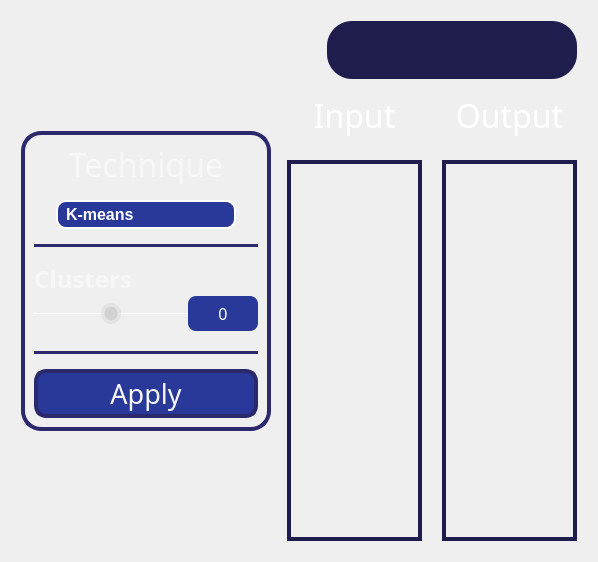
      <widget class="QWidget" name="clusterTab">
       <attribute name="title">
        <string>Clustering</string>
       </attribute>
       <layout class="QGridLayout" name="gridLayout_5">
        <item row="0" column="0">
         <layout class="QVBoxLayout" name="verticalLayout_5">
          <property name="leftMargin">
           <number>10</number>
          </property>
          <item>
           <spacer name="verticalSpacer_12">
            <property name="orientation">
             <enum>Qt::Vertical</enum>
            </property>
            <property name="sizeType">
             <enum>QSizePolicy::Maximum</enum>
            </property>
            <property name="sizeHint" stdset="0">
             <size>
              <width>20</width>
              <height>120</height>
             </size>
            </property>
           </spacer>
          </item>
          <item>
           <widget class="QFrame" name="frame_2">
            <property name="minimumSize">
             <size>
              <width>250</width>
              <height>0</height>
             </size>
            </property>
            <property name="maximumSize">
             <size>
              <width>250</width>
              <height>16777215</height>
             </size>
            </property>
            <property name="styleSheet">
             <string notr="true">QFrame{
	border-radius:20px;
	border: 4px solid rgb(43, 40, 108);
}</string>
            </property>
            <property name="frameShape">
             <enum>QFrame::StyledPanel</enum>
            </property>
            <property name="frameShadow">
             <enum>QFrame::Raised</enum>
            </property>
            <layout class="QGridLayout" name="gridLayout_4">
             <property name="sizeConstraint">
              <enum>QLayout::SetMaximumSize</enum>
             </property>
             <property name="horizontalSpacing">
              <number>6</number>
             </property>
             <item row="1" column="0">
              <layout class="QVBoxLayout" name="verticalLayout_14">
               <property name="spacing">
                <number>15</number>
               </property>
               <property name="topMargin">
                <number>10</number>
               </property>
               <item alignment="Qt::AlignHCenter">
                <widget class="QComboBox" name="clusters_comboBox">
                 <property name="minimumSize">
                  <size>
                   <width>180</width>
                   <height>0</height>
                  </size>
                 </property>
                 <property name="maximumSize">
                  <size>
                   <width>180</width>
                   <height>16777215</height>
                  </size>
                 </property>
                 <property name="styleSheet">
                  <string notr="true">QComboBox {
    border: 2px solid rgb(255, 255, 255); /* Border color for the combobox */
    border-radius: 10px;
    padding: 2px 18px 2px 8px; /* Adjust padding as needed */
    background-color: rgb(40, 57, 153); /* Background color of the combobox */
    color: #FFFFFF; /* Text color */
	font-family: &quot;Overpass&quot;, sans-serif; /* Set the desired font-family */
	font-weight:bold;
	font-size:16px;
}

QComboBox:hover {
    border: 2px solid rgb(207, 207, 207); /* Border color for the combobox */
}

QComboBox::drop-down {
    border: none;
}

QComboBox::down-arrow {
	image: url(icons/arrow-drop-down.png);
    width: 35px;
    height: 35px;
	margin-right: 20px; /* Adjust the margin-right to move the arrow to the left */
}




</string>
                 </property>
                 <item>
                  <property name="text">
                   <string>K-means</string>
                  </property>
                 </item>
                 <item>
                  <property name="text">
                   <string>Region-Growing</string>
                  </property>
                 </item>
                 <item>
                  <property name="text">
                   <string>Mean-Shift</string>
                  </property>
                 </item>
                 <item>
                  <property name="text">
                   <string>Agglomerative</string>
                  </property>
                 </item>
                </widget>
               </item>
               <item>
                <widget class="Line" name="line_3">
                 <property name="styleSheet">
                  <string notr="true">/* Line style */

  /* Set the width of the line */
  width: 20px;

  /* Set the height of the line */
  height: 5px;

  /* Set the background color of the line */
  background-color: rgb(43, 40, 108);

  /* Set the border of the line */
  border: 10px;

  /* Set the border radius of the line */
  border-radius:5px;



</string>
                 </property>
                 <property name="orientation">
                  <enum>Qt::Horizontal</enum>
                 </property>
                </widget>
               </item>
               <item>
                <layout class="QVBoxLayout" name="verticalLayout_16">
                 <property name="spacing">
                  <number>0</number>
                 </property>
                 <property name="bottomMargin">
                  <number>5</number>
                 </property>
                 <item alignment="Qt::AlignLeft">
                  <widget class="QLabel" name="clustersLabel">
                   <property name="maximumSize">
                    <size>
                     <width>16777215</width>
                     <height>40</height>
                    </size>
                   </property>
                   <property name="font">
                    <font>
                     <family>Overpass Black</family>
                     <pointsize>18</pointsize>
                     <bold>true</bold>
                    </font>
                   </property>
                   <property name="styleSheet">
                    <string notr="true">QLabel{
	color: rgb(247, 247, 247);
	border:none;
}</string>
                   </property>
                   <property name="text">
                    <string>Clusters</string>
                   </property>
                   <property name="textFormat">
                    <enum>Qt::AutoText</enum>
                   </property>
                   <property name="alignment">
                    <set>Qt::AlignCenter</set>
                   </property>
                  </widget>
                 </item>
                 <item>
                  <layout class="QHBoxLayout" name="horizontalLayout_11">
                   <item>
                    <widget class="QSlider" name="clustersSlider">
                     <property name="sizePolicy">
                      <sizepolicy hsizetype="Preferred" vsizetype="Preferred">
                       <horstretch>0</horstretch>
                       <verstretch>0</verstretch>
                      </sizepolicy>
                     </property>
                     <property name="minimumSize">
                      <size>
                       <width>100</width>
                       <height>35</height>
                      </size>
                     </property>
                     <property name="maximumSize">
                      <size>
                       <width>16777215</width>
                       <height>40</height>
                      </size>
                     </property>
                     <property name="styleSheet">
                      <string notr="true">QSlider:horizontal {
    min-height: 35%;
}
QSlider::groove:horizontal {
    height: 1px;
    background: white; 
}
QSlider::handle:horizontal {
    width: 20px;
    margin-top: -10px;
    margin-bottom: -10px;
    border-radius: 10px;
    background: qradialgradient(spread:reflect, cx:0.5, cy:0.5, radius:0.5, fx:0.5, fy:0.5, stop:0.6 rgba(210, 210, 210, 255), stop:0.7 rgba(210, 210, 210, 100));
}
QSlider::handle:horizontal:hover {
    background: qradialgradient(spread:reflect, cx:0.5, cy:0.5, radius:0.5, fx:0.5, fy:0.5, stop:0.6 rgba(255, 255, 255, 255), stop:0.7 rgba(255, 255, 255, 100));
}</string>
                     </property>
                     <property name="minimum">
                      <number>50</number>
                     </property>
                     <property name="maximum">
                      <number>250</number>
                     </property>
                     <property name="value">
                      <number>150</number>
                     </property>
                     <property name="orientation">
                      <enum>Qt::Horizontal</enum>
                     </property>
                    </widget>
                   </item>
                   <item>
                    <widget class="QLabel" name="cluster_val">
                     <property name="maximumSize">
                      <size>
                       <width>70</width>
                       <height>40</height>
                      </size>
                     </property>
                     <property name="font">
                      <font>
                       <family>Impact</family>
                       <pointsize>12</pointsize>
                      </font>
                     </property>
                     <property name="styleSheet">
                      <string notr="true">QLabel {
background-color: rgb(40, 57, 153);
border: 0;
border-radius: 8px;
color: #fff;
}</string>
                     </property>
                     <property name="frameShape">
                      <enum>QFrame::NoFrame</enum>
                     </property>
                     <property name="frameShadow">
                      <enum>QFrame::Plain</enum>
                     </property>
                     <property name="lineWidth">
                      <number>5</number>
                     </property>
                     <property name="midLineWidth">
                      <number>5</number>
                     </property>
                     <property name="text">
                      <string>0</string>
                     </property>
                     <property name="textFormat">
                      <enum>Qt::AutoText</enum>
                     </property>
                     <property name="alignment">
                      <set>Qt::AlignCenter</set>
                     </property>
                    </widget>
                   </item>
                  </layout>
                 </item>
                </layout>
               </item>
               <item>
                <widget class="Line" name="line_4">
                 <property name="styleSheet">
                  <string notr="true">/* Line style */

  /* Set the width of the line */
  width: 20px;

  /* Set the height of the line */
  height: 5px;

  /* Set the background color of the line */
  background-color: rgb(43, 40, 108);

  /* Set the border of the line */
  border: 10px;

  /* Set the border radius of the line */
  border-radius:5px;



</string>
                 </property>
                 <property name="orientation">
                  <enum>Qt::Horizontal</enum>
                 </property>
                </widget>
               </item>
               <item>
                <widget class="QPushButton" name="applyCluster">
                 <property name="enabled">
                  <bool>true</bool>
                 </property>
                 <property name="sizePolicy">
                  <sizepolicy hsizetype="Minimum" vsizetype="Fixed">
                   <horstretch>0</horstretch>
                   <verstretch>0</verstretch>
                  </sizepolicy>
                 </property>
                 <property name="minimumSize">
                  <size>
                   <width>0</width>
                   <height>0</height>
                  </size>
                 </property>
                 <property name="maximumSize">
                  <size>
                   <width>16777215</width>
                   <height>16777215</height>
                  </size>
                 </property>
                 <property name="font">
                  <font>
                   <family>Impact</family>
                   <pointsize>20</pointsize>
                   <bold>false</bold>
                  </font>
                 </property>
                 <property name="layoutDirection">
                  <enum>Qt::LeftToRight</enum>
                 </property>
                 <property name="autoFillBackground">
                  <bool>false</bool>
                 </property>
                 <property name="styleSheet">
                  <string notr="true">QPushButton{
appearance: button;
backface-visibility: hidden;
background-color: #283999;
border-radius: 12px;
border: 4px solid rgb(43, 40, 108);
box-shadow: rgba(50, 50, 93, .1) 0 0 0 1px inset,rgba(50, 50, 93, .1) 0 2px 5px 0,rgba(0, 0, 0, .07) 0 1px 1px 0;
	color: rgb(247, 247, 247);
margin-left:0;
cursor: pointer;
font-size: 100%;
height: 35px;
padding: 3px 15px;
position: relative;
text-align: center;
}
QPushButton:hover{
background-color: #3348c1;
}
QPushButton:pressed{
background-color: #1c2973;
}</string>
                 </property>
                 <property name="text">
                  <string>Apply</string>
                 </property>
                 <property name="autoDefault">
                  <bool>false</bool>
                 </property>
                </widget>
               </item>
              </layout>
             </item>
             <item row="0" column="0">
              <widget class="QLabel" name="Technique_2">
               <property name="maximumSize">
                <size>
                 <width>16777215</width>
                 <height>40</height>
                </size>
               </property>
               <property name="font">
                <font>
                 <family>Impact</family>
                 <pointsize>24</pointsize>
                 <bold>false</bold>
                </font>
               </property>
               <property name="styleSheet">
                <string notr="true">QLabel{
	color: rgb(247, 247, 247);
	border:none;
}</string>
               </property>
               <property name="text">
                <string>Technique</string>
               </property>
               <property name="textFormat">
                <enum>Qt::AutoText</enum>
               </property>
               <property name="alignment">
                <set>Qt::AlignCenter</set>
               </property>
              </widget>
             </item>
            </layout>
           </widget>
          </item>
          <item>
           <spacer name="verticalSpacer_13">
            <property name="orientation">
             <enum>Qt::Vertical</enum>
            </property>
            <property name="sizeType">
             <enum>QSizePolicy::Maximum</enum>
            </property>
            <property name="sizeHint" stdset="0">
             <size>
              <width>20</width>
              <height>120</height>
             </size>
            </property>
           </spacer>
          </item>
         </layout>
        </item>
        <item row="0" column="1">
         <layout class="QVBoxLayout" name="verticalLayout_33">
          <property name="leftMargin">
           <number>10</number>
          </property>
          <property name="topMargin">
           <number>10</number>
          </property>
          <property name="rightMargin">
           <number>10</number>
          </property>
          <property name="bottomMargin">
           <number>10</number>
          </property>
          <item>
           <layout class="QHBoxLayout" name="horizontalLayout_17">
            <item>
             <spacer name="horizontalSpacer_3">
              <property name="orientation">
               <enum>Qt::Horizontal</enum>
              </property>
              <property name="sizeHint" stdset="0">
               <size>
                <width>40</width>
                <height>20</height>
               </size>
              </property>
             </spacer>
            </item>
            <item>
             <widget class="QFrame" name="frame_13">
              <property name="minimumSize">
               <size>
                <width>250</width>
                <height>0</height>
               </size>
              </property>
              <property name="maximumSize">
               <size>
                <width>400</width>
                <height>16777215</height>
               </size>
              </property>
              <property name="styleSheet">
               <string notr="true">background-color: #1f1c4e;
border-radius:25px;</string>
              </property>
              <property name="frameShape">
               <enum>QFrame::StyledPanel</enum>
              </property>
              <property name="frameShadow">
               <enum>QFrame::Raised</enum>
              </property>
              <layout class="QGridLayout" name="gridLayout_8">
               <property name="leftMargin">
                <number>0</number>
               </property>
               <property name="rightMargin">
                <number>0</number>
               </property>
               <property name="verticalSpacing">
                <number>10</number>
               </property>
               <item row="0" column="0">
                <layout class="QHBoxLayout" name="horizontalLayout_18">
                 <property name="spacing">
                  <number>5</number>
                 </property>
                 <item>
                  <widget class="QPushButton" name="importButton2">
                   <property name="minimumSize">
                    <size>
                     <width>60</width>
                     <height>40</height>
                    </size>
                   </property>
                   <property name="maximumSize">
                    <size>
                     <width>50</width>
                     <height>70</height>
                    </size>
                   </property>
                   <property name="toolTip">
                    <string>Upload File</string>
                   </property>
                   <property name="styleSheet">
                    <string notr="true">QPushButton {
    appearance: button;
    background: rgba(74, 74, 74, 0);
    border-radius: 12px;
	
	image: url(icons/upload-square-svgrepo-com.png);
	icon-size: 40px; /* Set the desired icon size */
}

QPushButton:hover {
    background-color: rgb(255, 255, 255);
	image: url(icons/upload-square-svgrepo-com (1).png);
	icon-size: 40px; /* Set the desired icon size */
}
QPushButton:pressed {
    background-color: #A0A0A0; /* Set the desired color when the button is pressed */
}</string>
                   </property>
                   <property name="text">
                    <string/>
                   </property>
                  </widget>
                 </item>
                 <item>
                  <widget class="QPushButton" name="resetButton2">
                   <property name="minimumSize">
                    <size>
                     <width>60</width>
                     <height>40</height>
                    </size>
                   </property>
                   <property name="maximumSize">
                    <size>
                     <width>50</width>
                     <height>70</height>
                    </size>
                   </property>
                   <property name="toolTip">
                    <string>&lt;html&gt;&lt;head/&gt;&lt;body&gt;&lt;p&gt;Reset&lt;/p&gt;&lt;/body&gt;&lt;/html&gt;</string>
                   </property>
                   <property name="styleSheet">
                    <string notr="true">QPushButton {
    appearance: button;
    background: rgba(74, 74, 74, 0);
    border-radius: 20px;
	
	image: url(icons/reset-svgrepo-com.png);
	icon-size: 40px; /* Set the desired icon size */
}

QPushButton:hover {
    background-color: rgb(255, 255, 255);
	image: url(icons/reset-svgrepo-com (1).png);
	icon-size: 40px; /* Set the desired icon size */
}
QPushButton:pressed {
    background-color: #A0A0A0; /* Set the desired color when the button is pressed */
}</string>
                   </property>
                   <property name="text">
                    <string/>
                   </property>
                   <property name="iconSize">
                    <size>
                     <width>40</width>
                     <height>40</height>
                    </size>
                   </property>
                  </widget>
                 </item>
                 <item>
                  <widget class="QPushButton" name="clearButton2">
                   <property name="minimumSize">
                    <size>
                     <width>60</width>
                     <height>40</height>
                    </size>
                   </property>
                   <property name="maximumSize">
                    <size>
                     <width>50</width>
                     <height>70</height>
                    </size>
                   </property>
                   <property name="toolTip">
                    <string>&lt;html&gt;&lt;head/&gt;&lt;body&gt;&lt;p&gt;Clear&lt;/p&gt;&lt;/body&gt;&lt;/html&gt;</string>
                   </property>
                   <property name="styleSheet">
                    <string notr="true">QPushButton {
    appearance: button;
    background: rgba(74, 74, 74, 0);
    border-radius: 20px;
	
	image: url(icons/clear-circle-svgrepo-com.png);
	icon-size: 40px; /* Set the desired icon size */
}

QPushButton:hover {
    background-color: rgb(255, 255, 255);
	
	image: url(icons/clear-circle-svgrepo-com (1).png);
	icon-size: 40px; /* Set the desired icon size */
}
QPushButton:pressed {
    background-color: #A0A0A0; /* Set the desired color when the button is pressed */
}</string>
                   </property>
                   <property name="text">
                    <string/>
                   </property>
                   <property name="iconSize">
                    <size>
                     <width>40</width>
                     <height>40</height>
                    </size>
                   </property>
                  </widget>
                 </item>
                </layout>
               </item>
              </layout>
             </widget>
            </item>
           </layout>
          </item>
          <item>
           <layout class="QHBoxLayout" name="horizontalLayout_23" stretch="1,1">
            <property name="spacing">
             <number>20</number>
            </property>
            <property name="topMargin">
             <number>5</number>
            </property>
            <item>
             <layout class="QVBoxLayout" name="verticalLayout_34" stretch="0,0">
              <item>
               <widget class="QLabel" name="inputLabel_3">
                <property name="maximumSize">
                 <size>
                  <width>16777215</width>
                  <height>50</height>
                 </size>
                </property>
                <property name="font">
                 <font>
                  <family>Impact</family>
                  <pointsize>24</pointsize>
                  <bold>false</bold>
                 </font>
                </property>
                <property name="styleSheet">
                 <string notr="true">QLabel{
	color: white;
	border:none;
}</string>
                </property>
                <property name="text">
                 <string>Input</string>
                </property>
                <property name="alignment">
                 <set>Qt::AlignCenter</set>
                </property>
               </widget>
              </item>
              <item>
               <widget class="QWidget" name="input2" native="true">
                <property name="styleSheet">
                 <string notr="true">	border: 4px solid #1f1c4e;
</string>
                </property>
               </widget>
              </item>
             </layout>
            </item>
            <item>
             <layout class="QVBoxLayout" name="verticalLayout_35" stretch="2,3">
              <property name="leftMargin">
               <number>0</number>
              </property>
              <property name="rightMargin">
               <number>0</number>
              </property>
              <item>
               <widget class="QLabel" name="outputLabel_3">
                <property name="maximumSize">
                 <size>
                  <width>16777215</width>
                  <height>50</height>
                 </size>
                </property>
                <property name="font">
                 <font>
                  <family>Impact</family>
                  <pointsize>24</pointsize>
                  <bold>false</bold>
                 </font>
                </property>
                <property name="styleSheet">
                 <string notr="true">QLabel{
	color: white;
	border:none;
}</string>
                </property>
                <property name="text">
                 <string>Output</string>
                </property>
                <property name="alignment">
                 <set>Qt::AlignCenter</set>
                </property>
               </widget>
              </item>
              <item>
               <widget class="QWidget" name="output2" native="true">
                <property name="styleSheet">
                 <string notr="true">	border: 4px solid #1f1c4e;</string>
                </property>
               </widget>
              </item>
             </layout>
            </item>
           </layout>
          </item>
         </layout>
        </item>
       </layout>
      </widget>
